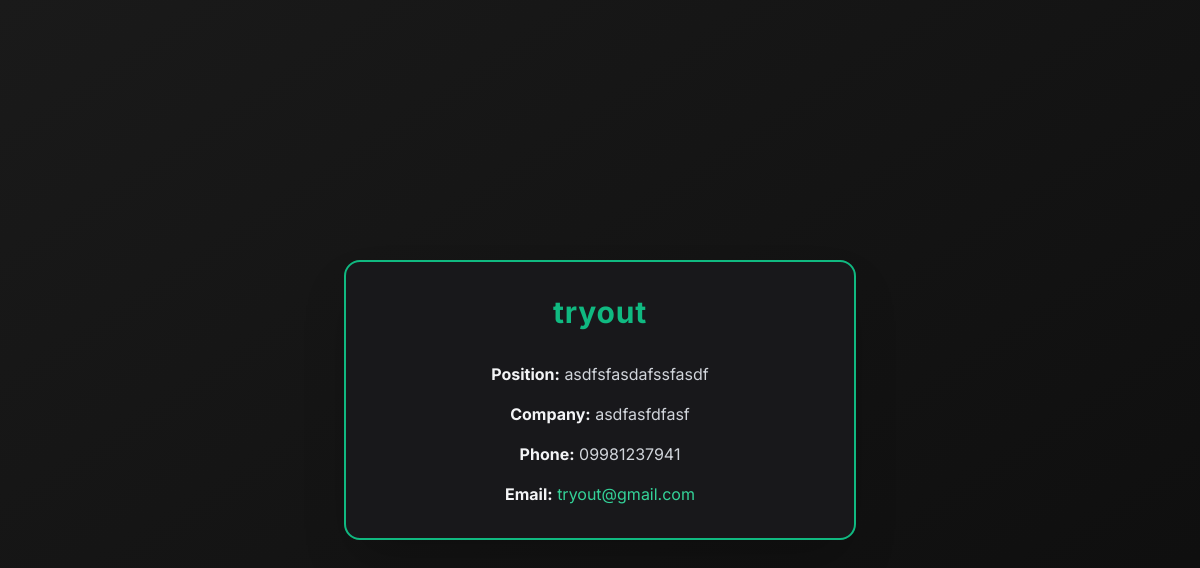
/cards/tryout-9f82cc/, run on the app's committed database.
### cards/models.py (models this page shows, shortened)
class BusinessCard(models.Model):
    user = models.ForeignKey(User, on_delete=models.CASCADE)  # admin who added it
    full_name = models.CharField(max_length=100)
    position = models.CharField(max_length=100, blank=True, null=True)
    company = models.CharField(max_length=100)
    phone = models.CharField(max_length=20)
    email = models.EmailField()
    profile_url = models.SlugField(unique=True, blank=True)

### cards/views.py (the view)
# urls.py: path("cards/<str:profile_url>/", views.businesscard_profile, name="businesscard_profile"),
def businesscard_profile(request, profile_url):
    card = get_object_or_404(BusinessCard, profile_url=profile_url)
    return render(request, "cards/businesscard_profile.html", {"card": card})

### cards/templates/cards/businesscard_profile.html (shortened to what this page needs)
<!DOCTYPE html>
<html lang="en">
<head>
    <script src="https://cdn.tailwindcss.com"></script>
</head>
<body class="min-h-screen flex justify-center items-center p-6 text-white">
    <div class="profile-card bg-zinc-900 p-8 rounded-2xl shadow-2xl max-w-lg w-full text-center
                border-2 border-emerald-500 transition-all duration-300 ease-in-out
                hover:shadow-emerald-500/20 hover:scale-105">
        <h1 class="text-3xl font-bold mb-2 text-emerald-500 tracking-wide">
            {{ card.full_name }}
        </h1>
        <div class="mt-8 space-y-4">
            <p class="text-gray-300">
                <span class="font-bold text-gray-100">Position:</span> {{ card.position }}
            </p>
            <p class="text-gray-300">
                <span class="font-bold text-gray-100">Company:</span> {{ card.company }}
            </p>
            <p class="text-gray-300">
                <span class="font-bold text-gray-100">Phone:</span> {{ card.phone }}
            </p>
            <p class="text-gray-300">
                <span class="font-bold text-gray-100">Email:</span>
                <a href="mailto:{{ card.email }}" class="text-emerald-400 hover:text-emerald-300 transition-colors duration-300">
                    {{ card.email }}
                </a>
            </p>
        </div>
    </div>
</body>
</html>

### cards/templates/cards/businesscard_profile.html (style rules this page uses)
body { font-family: 'Inter', sans-serif; background: linear-gradient(to bottom right, #1a1a1a, #0d0d0d); }

### data on the page
BusinessCard: full_name "tryout", position "asdfsfasdafssfasdf", company "asdfasfdfasf", phone "09981237941", email "tryout@gmail.com"
